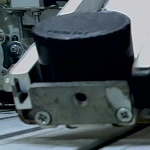
#> input picture project/foto_webcam_black.jpg, 150 x 150 px
$ python histogram_black.py
#> lines starting #> are read from the running program, lines starting #| are printed output that depends on the picture
import cv2
import numpy as np
import matplotlib.pyplot as plt

def plot_histogram(image):
    histogram = cv2.calcHist([image], [0], None, [256], [0, 256])
    plt.plot(histogram, color='gray')
    plt.xlabel('Gray level')
    plt.ylabel('Pixels')
    plt.title('Histogram in Gray Scale')
    plt.show()

def main():
    image = cv2.imread('project/foto_webcam_black.jpg')
#> image is the input picture: shape (150, 150, 3); mean B, G, R 82.9, 78.6, 68.9
    gray_image = cv2.cvtColor(image, cv2.COLOR_BGR2GRAY)
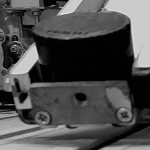
#> gray_image: shape (150, 150); min 0, max 223, mean 76.2
    cv2.imshow('Image', gray_image)
    cv2.waitKey(0)
    plot_histogram(gray_image)
#> in plot_histogram, `histogram = cv2.calcHist([image], [0], None, [256], [0, 256])`: histogram = 256 values, max 2148 at index 1, min 0 at index 224, mean 87.89
#> in plot_histogram, `plt.show()`:
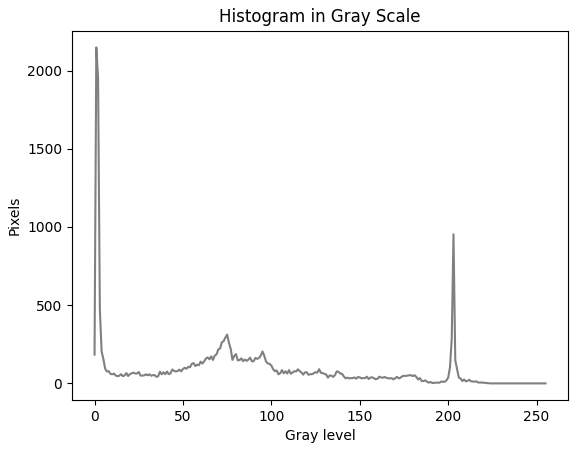
#> figure drawn by matplotlib, 1 panel; curve peaks at x = 1, y = 2148
    cv2.destroyAllWindows()

if __name__ == "__main__":
    main()

$ run again, with project/foto_webcam_nothing.jpg copied over project/foto_webcam_black.jpg
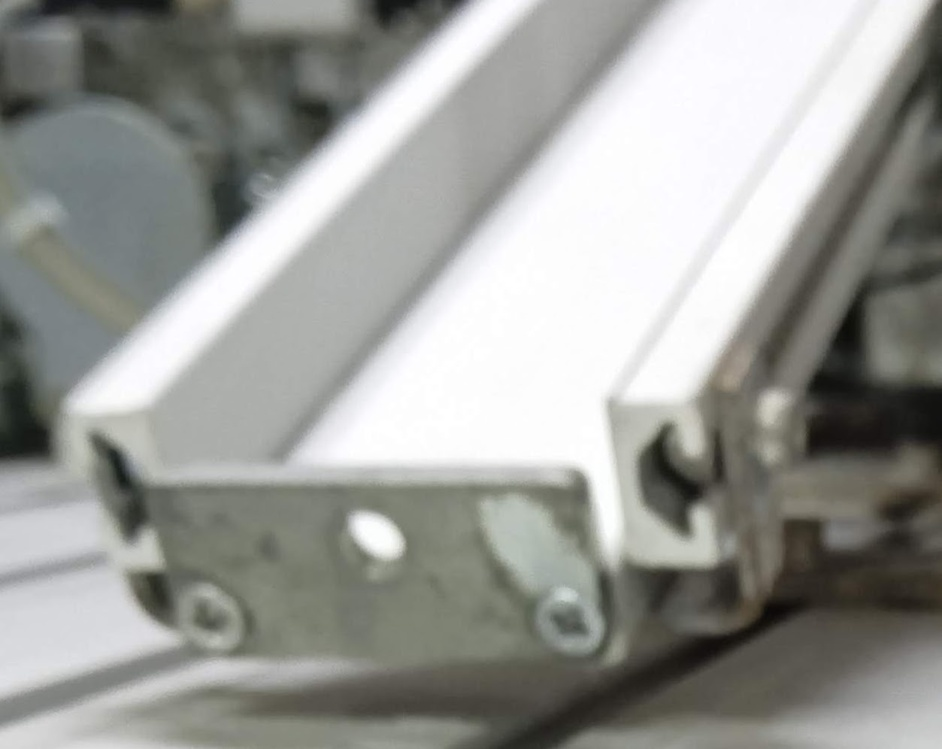
#> input picture project/foto_webcam_nothing.jpg, 942 x 749 px, shrunk from 1253 x 996 before the run
#> in main, image is the input picture: shape (749, 942, 3); mean B, G, R 151.1, 155, 154
#> histogram = 256 values, max 46007 at index 253, min 0 at index 0, mean 2756.1
#> in plot_histogram, `plt.show()`:
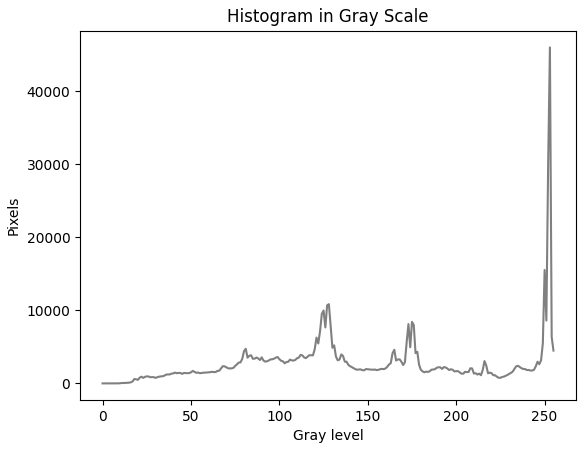
#> figure drawn by matplotlib, 1 panel; curve peaks at x = 253, y = 46007

$ run again, with project/foto_webcam_red.png saved as project/foto_webcam_black.jpg
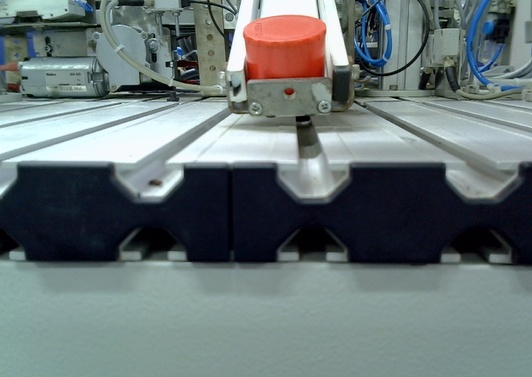
#> input picture project/foto_webcam_red.png, 532 x 377 px
#> in main, image is the input picture: shape (377, 532, 3); mean B, G, R 117.7, 117.2, 105.4
#> in main, `gray_image = cv2.cvtColor(image, cv2.COLOR_BGR2GRAY)`:
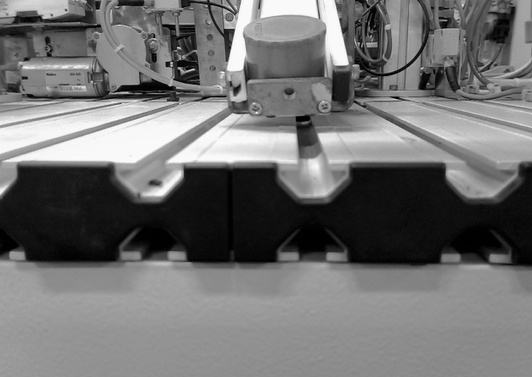
#> gray_image: shape (377, 532); min 0, max 254, mean 113.7
#> histogram = 256 values, max 4426 at index 146, min 0 at index 255, mean 783.5
#> in plot_histogram, `plt.show()`:
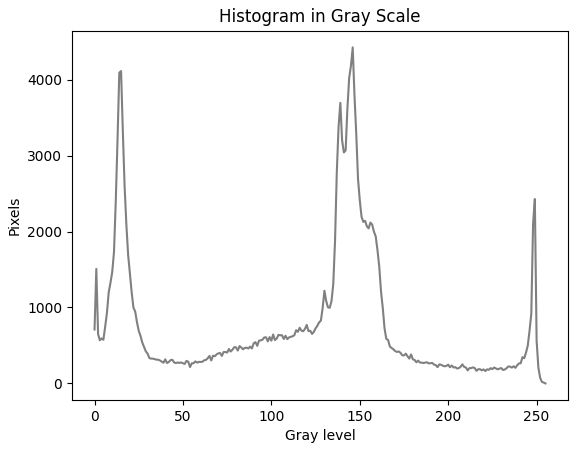
#> figure drawn by matplotlib, 1 panel; curve peaks at x = 146, y = 4426
